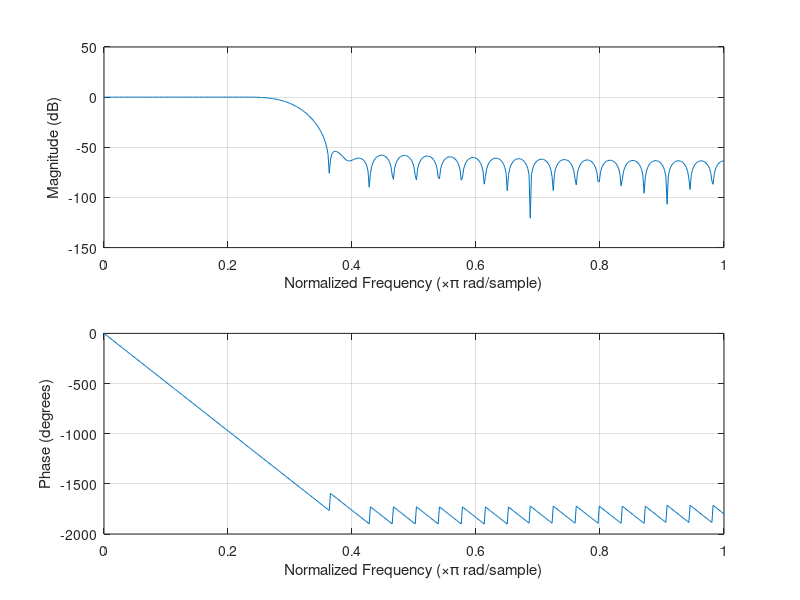
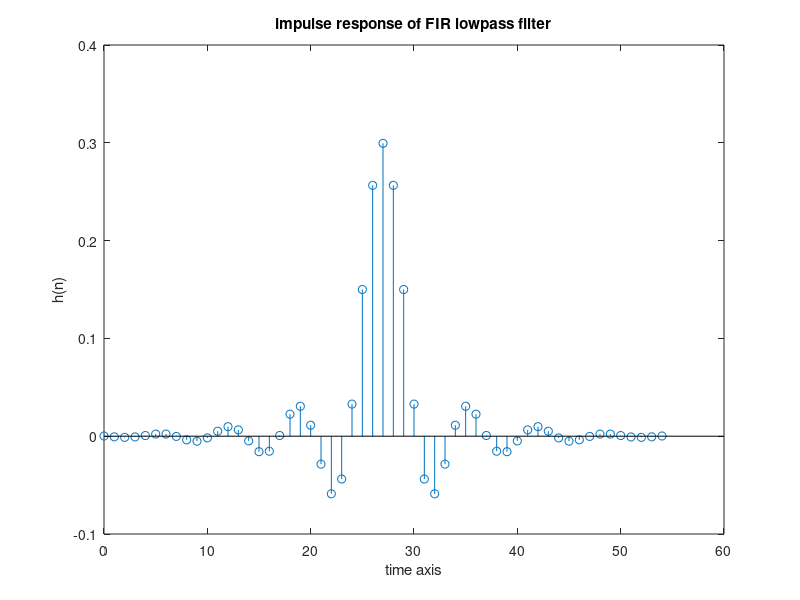

Recreate these plots in MATLAB, in order.
clc;
wp=0.3*pi;
ws=0.45*pi;
ap=-3;
as=-50;
wt=ws-wp;
n1=ceil((8*pi)/wt);
wc=wp/pi;
N=n1+rem(n1-1,2);
disp(N);
wn=hamming(N);
disp(wn);
a=(N-1)/2;
h=fir1(N-1,wc,wn); % fir1 function will calculate both hd(n) and h(n)
disp(h);
figure;
freqz(h);
figure;
n=0:N-1;
stem(n,h);
xlabel('time axis');
ylabel('h(n)');
title('impulse response of FIR lowpass filter');
disp(wn)
